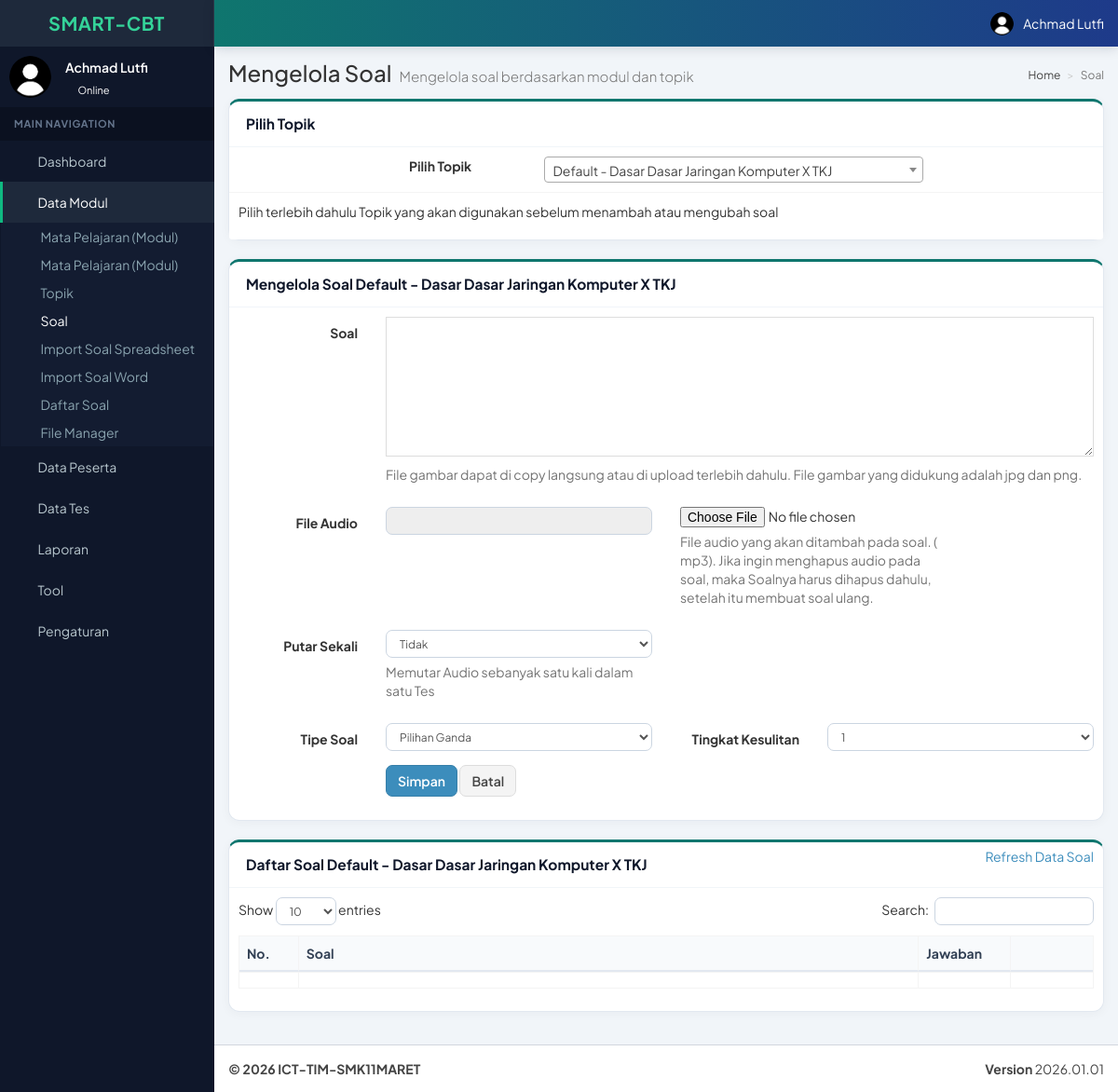
/index.php/manager/modul_soal (signed in), run on an earlier commit of the app's database.
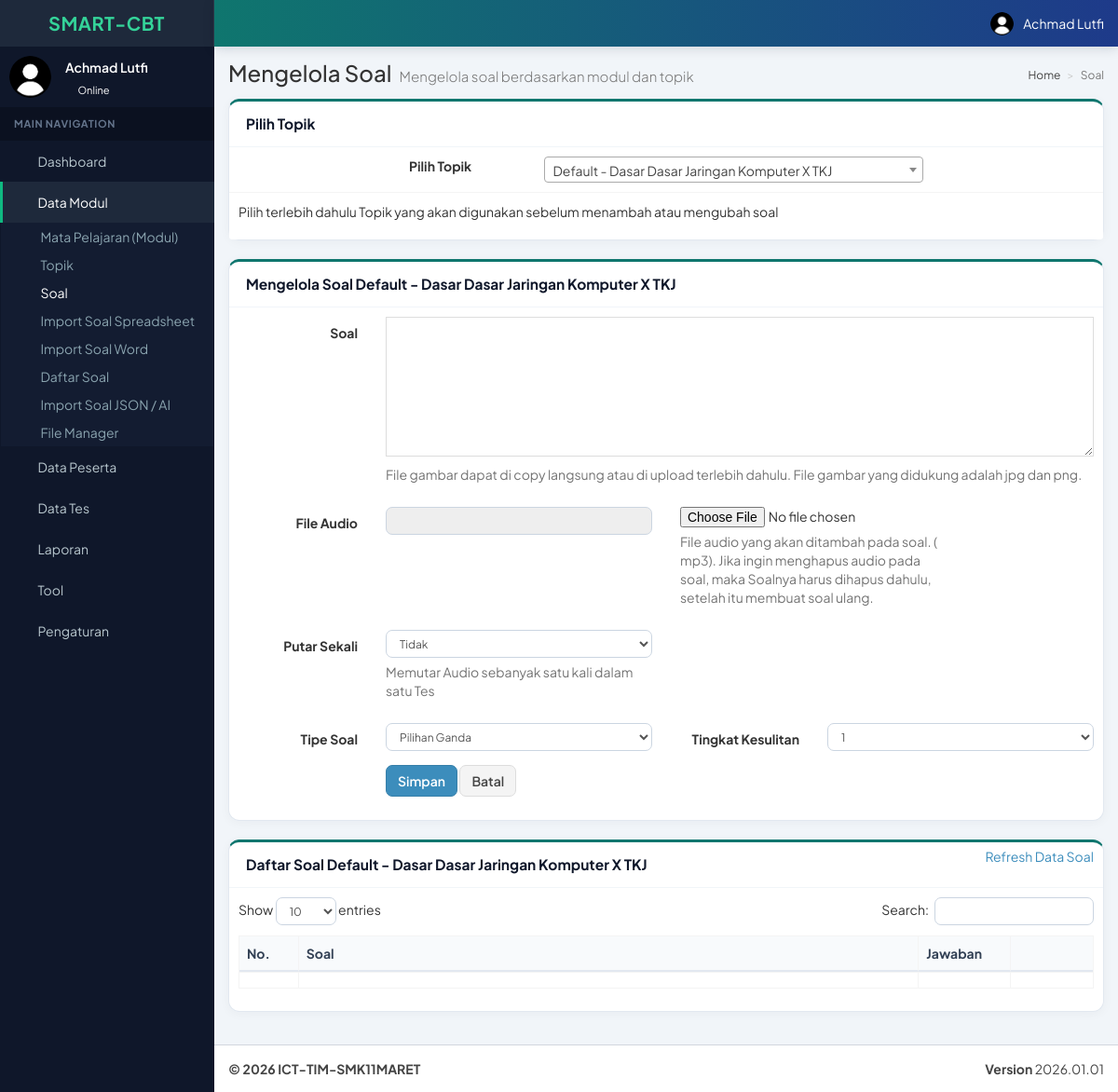
And on a later commit of the database.
### tables this page shows
CREATE TABLE `user_menu` (
  `id` int(11) NOT NULL AUTO_INCREMENT,
  `tipe` int(11) NOT NULL DEFAULT 1 COMMENT '0=parent, 1=child',
  `parent` varchar(50) DEFAULT NULL,
  `kode_menu` varchar(50) NOT NULL,
  `nama_menu` varchar(100) NOT NULL,
  `url` varchar(150) NOT NULL DEFAULT '#',
  `icon` varchar(75) NOT NULL DEFAULT 'fa fa-circle-o',
  `urutan` int(11) NOT NULL,
  PRIMARY KEY (`id`),
  UNIQUE KEY `kode_menu` (`kode_menu`)
);

### application/controllers/manager/Modul_soal.php (the view, shortened to what the changed rows need)
<?php if ( ! defined('BASEPATH')) exit('No direct script access allowed');
class Modul_soal extends Member_Controller {
	private $kode_menu = 'modul-soal';
	private $kelompok = 'modul';
	private $url = 'manager/modul_soal';
    public function index($id_soal=null){
        $data['kode_menu'] = $this->kode_menu;
        $data['url'] = $this->url;
        $query_user = $this->users_model->get_user_by_username($this->access->get_username());
        $select = '';
        $counter = 0;
        if($query_user->num_rows()>0){
        	$query_user = $query_user->row();
            $level = $this->session->userdata('cbt_level');
            if($level == 'guru'){
                if(!empty($query_user->opsi1)){
                    $user_topik = explode(',', $query_user->opsi1);
                    foreach ($user_topik as $topik_id) {
                        $query_topik = $this->cbt_topik_model->get_by_kolom_join_modul('topik_id', $topik_id);
                        if($query_topik->num_rows()>0){
                            $topik = $query_topik->row();
                            $counter++;
                            $sel = (!empty($data['data_topik']) && $data['data_topik']==$topik->topik_id) ? 'selected' : '';
                            $select = $select.'<option value="'.$topik->topik_id.'" '.$sel.'>'.$topik->modul_nama.' - '.$topik->topik_nama.'</option>';
                        }
                    }
                }else{
                    $query_modul = $this->cbt_modul_model->get_modul();
                    if($query_modul->num_rows()>0){
                        $query_modul = $query_modul->result();
                        foreach ($query_modul as $temp) {
                            $query_topik = $this->cbt_topik_model->get_by_kolom_join_modul('topik_modul_id', $temp->modul_id);
                            if($query_topik->num_rows()){
                                $select = $select.'<optgroup label="Modul '.$temp->modul_nama.'">';
                                foreach ($query_topik->result() as $topik) {
                                    $counter++;
                                    $sel = (!empty($data['data_topik']) && $data['data_topik']==$topik->topik_id) ? 'selected' : '';
                                    $select = $select.'<option value="'.$topik->topik_id.'" '.$sel.'>'.$topik->modul_nama.' - '.$topik->topik_nama.'</option>';
                                }
                                $select = $select.'</optgroup>';
                            }
                        }
                    }
                }
            }else{
        	if(!empty($query_user->opsi1)){
        		$user_topik = explode(',', $query_user->opsi1);
	        	foreach ($user_topik as $topik_id) {
	        		$query_topik = $this->cbt_topik_model->get_by_kolom_join_modul('topik_id', $topik_id);
	        		if($query_topik->num_rows()>0){
	        			$topik = $query_topik->row();
	        			$counter++;
	        			if(!empty($data['data_topik'])){
        					if($data['data_topik']==$topik->topik_id){
        						$select = $select.'<option value="'.$topik->topik_id.'" selected>'.$topik->modul_nama.' - '.$topik->topik_nama.'</option>';
        					}else{
        						$select = $select.'<option value="'.$topik->topik_id.'">'.$topik->modul_nama.' - '.$topik->topik_nama.'</option>';
        					}
        				}else{
        					$select = $select.'<option value="'.$topik->topik_id.'">'.$topik->modul_nama.' - '.$topik->topik_nama.'</option>';
        				}
	        		}
	        	}
        	}else{
        		$query_modul = $this->cbt_modul_model->get_modul();
		        if($query_modul->num_rows()>0){
		        	$select = '';
		        	$query_modul = $query_modul->result();
		        	foreach ($query_modul as $temp) {
		        		$query_topik = $this->cbt_topik_model->get_by_kolom_join_modul('topik_modul_id', $temp->modul_id);
		        		if($query_topik->num_rows()){
		        			$select = $select.'<optgroup label="Modul '.$temp->modul_nama.'">';
		        			$query_topik = $query_topik->result();
		        			foreach ($query_topik as $topik) {
		        				if(!empty($data['data_topik'])){
		        					if($data['data_topik']==$topik->topik_id){
		        						$select = $select.'<option value="'.$topik->topik_id.'" selected>'.$topik->modul_nama.' - '.$topik->topik_nama.'</option>';
		        					}else{
		        						$select = $select.'<option value="'.$topik->topik_id.'">'.$topik->modul_nama.' - '.$topik->topik_nama.'</option>';
		        					}
		        				}else{
		        					$select = $select.'<option value="'.$topik->topik_id.'">'.$topik->modul_nama.' - '.$topik->topik_nama.'</option>';
		        				}
		        			}
		        			$select = $select.'</optgroup>';
		        		}
		        	}
		        }
        	}
            }
        }
        $data['select_topik'] = $select;
        $this->template->display_admin($this->kelompok.'/modul_soal_view', 'Mengelola Soal', $data);
    }
}

### application/libraries/Template.php (called while the page is built, shortened)
<?php  if ( ! defined('BASEPATH')) exit('No direct script access allowed');
	class Template{
		protected $_ci;
		function __construct(){
			$this->_ci=&get_instance();
		}
		function display_admin($template, $title, $data=null){
			$data['sidemenu']=$this->_ci->users_model->get_menu($data['kode_menu'], $this->_ci->access->get_level());;
		}
	}
?>

### index.php (called while the page is built, shortened)
<?php
require_once BASEPATH.'core/CodeIgniter.php';

### application/controllers/manager/Modul_soal.php (the view, shortened to what the changed rows need)
<?php if ( ! defined('BASEPATH')) exit('No direct script access allowed');
class Modul_soal extends Member_Controller {
	private $kode_menu = 'modul-soal';
	private $kelompok = 'modul';
	private $url = 'manager/modul_soal';
    public function index($id_soal=null){
        $data['kode_menu'] = $this->kode_menu;
        $data['url'] = $this->url;
        $query_user = $this->users_model->get_user_by_username($this->access->get_username());
        $select = '';
        $counter = 0;
        if($query_user->num_rows()>0){
        	$query_user = $query_user->row();
            $level = $this->session->userdata('cbt_level');
            if($level == 'guru'){
                if(!empty($query_user->opsi1)){
                    $user_topik = explode(',', $query_user->opsi1);
                    foreach ($user_topik as $topik_id) {
                        $query_topik = $this->cbt_topik_model->get_by_kolom_join_modul('topik_id', $topik_id);
                        if($query_topik->num_rows()>0){
                            $topik = $query_topik->row();
                            $counter++;
                            $sel = (!empty($data['data_topik']) && $data['data_topik']==$topik->topik_id) ? 'selected' : '';
                            $select = $select.'<option value="'.$topik->topik_id.'" '.$sel.'>'.$topik->modul_nama.' - '.$topik->topik_nama.'</option>';
                        }
                    }
                }else{
                    $query_modul = $this->cbt_modul_model->get_modul();
                    if($query_modul->num_rows()>0){
                        $query_modul = $query_modul->result();
                        foreach ($query_modul as $temp) {
                            $query_topik = $this->cbt_topik_model->get_by_kolom_join_modul('topik_modul_id', $temp->modul_id);
                            if($query_topik->num_rows()){
                                $select = $select.'<optgroup label="Modul '.$temp->modul_nama.'">';
                                foreach ($query_topik->result() as $topik) {
                                    $counter++;
                                    $sel = (!empty($data['data_topik']) && $data['data_topik']==$topik->topik_id) ? 'selected' : '';
                                    $select = $select.'<option value="'.$topik->topik_id.'" '.$sel.'>'.$topik->modul_nama.' - '.$topik->topik_nama.'</option>';
                                }
                                $select = $select.'</optgroup>';
                            }
                        }
                    }
                }
            }else{
        	if(!empty($query_user->opsi1)){
        		$user_topik = explode(',', $query_user->opsi1);
	        	foreach ($user_topik as $topik_id) {
	        		$query_topik = $this->cbt_topik_model->get_by_kolom_join_modul('topik_id', $topik_id);
	        		if($query_topik->num_rows()>0){
	        			$topik = $query_topik->row();
	        			$counter++;
	        			if(!empty($data['data_topik'])){
        					if($data['data_topik']==$topik->topik_id){
        						$select = $select.'<option value="'.$topik->topik_id.'" selected>'.$topik->modul_nama.' - '.$topik->topik_nama.'</option>';
        					}else{
        						$select = $select.'<option value="'.$topik->topik_id.'">'.$topik->modul_nama.' - '.$topik->topik_nama.'</option>';
        					}
        				}else{
        					$select = $select.'<option value="'.$topik->topik_id.'">'.$topik->modul_nama.' - '.$topik->topik_nama.'</option>';
        				}
	        		}
	        	}
        	}else{
        		$query_modul = $this->cbt_modul_model->get_modul();
		        if($query_modul->num_rows()>0){
		        	$select = '';
		        	$query_modul = $query_modul->result();
		        	foreach ($query_modul as $temp) {
		        		$query_topik = $this->cbt_topik_model->get_by_kolom_join_modul('topik_modul_id', $temp->modul_id);
		        		if($query_topik->num_rows()){
		        			$select = $select.'<optgroup label="Modul '.$temp->modul_nama.'">';
		        			$query_topik = $query_topik->result();
		        			foreach ($query_topik as $topik) {
		        				if(!empty($data['data_topik'])){
		        					if($data['data_topik']==$topik->topik_id){
		        						$select = $select.'<option value="'.$topik->topik_id.'" selected>'.$topik->modul_nama.' - '.$topik->topik_nama.'</option>';
		        					}else{
		        						$select = $select.'<option value="'.$topik->topik_id.'">'.$topik->modul_nama.' - '.$topik->topik_nama.'</option>';
		        					}
		        				}else{
		        					$select = $select.'<option value="'.$topik->topik_id.'">'.$topik->modul_nama.' - '.$topik->topik_nama.'</option>';
		        				}
		        			}
		        			$select = $select.'</optgroup>';
		        		}
		        	}
		        }
        	}
            }
        }
        $data['select_topik'] = $select;
        $this->template->display_admin($this->kelompok.'/modul_soal_view', 'Mengelola Soal', $data);
    }
}

### application/models/Users_model.php (shortened to what the changed rows need)
<?php  if ( ! defined('BASEPATH')) exit('No direct script access allowed');
class Users_model extends CI_Model{
    function get_user_by_username($username){
        $this->db->where('username', $username)
                 ->from('user')
                 ->limit(1);
        return $this->db->get();
    }
    function get_parent_menu($child_menu){
        $sql = 'SELECT `user_menu`.`parent` FROM user_menu WHERE `user_menu`.`kode_menu`="'.$child_menu.'"';
        $query = $this->db->query($sql);
        if($query->num_rows()>0){
            $hasil = $query->row()->parent;
        }else{
            $hasil = 'KOSONG';
        }
        return $hasil;
    }
    function get_menu($kode_menu, $level){
        $this->db->select('user_menu.parent')
                 ->where('(user_akses.level="'.$level.'")')
				 ->join('user_menu', 'user_akses.kode_menu = user_menu.kode_menu')
                 ->from('user_akses')
				 ->group_by('user_menu.parent');
		$result = $this->db->get()->result();
		$data_menu = array();
		foreach($result as $temp){
			$data_menu[] = $temp->parent;
		}
		$this->db->where_in('kode_menu', $data_menu)
                 ->from('user_menu')
				 ->order_by('urutan', 'ASC');
		$result = $this->db->get();
        $parent_kode_menu = $this->get_parent_menu($kode_menu);
        $menu = '';
        if($result->num_rows()>0){
            foreach ($result->result() as $temp){
                $parent_active='';
                if($temp->kode_menu==$parent_kode_menu){
					$parent_active=' active ';
    			}
                $sql_child = 'SELECT user_menu.* FROM `user_akses` INNER JOIN `user_level` ON (`user_akses`.`level` = `user_level`.`level`)
                    INNER JOIN `user_menu` ON (`user_akses`.`kode_menu` = `user_menu`.`kode_menu`) WHERE user_akses.`level`="'.$level.'"
                    AND user_menu.`tipe`=1 AND user_menu.parent="'.$temp->kode_menu.'" ORDER BY user_menu.`urutan` ASC';
                $result_child = $this->db->query($sql_child);
                $menu_child = '';
                $menu_child_count = 0;
                if($result_child->num_rows()>0){
                    $menu_child = $menu_child.'<ul class="treeview-menu">';
                    foreach ($result_child->result() as $child){
                        $child_active='';
                        if($kode_menu==$child->kode_menu){
                            $child_active='active';
                        }
                        $menu_child = $menu_child.'
                            <li class="'.$child_active.'"><a href="'.site_url().'/'.$child->url.'"><i class="fa fa-circle-o"></i> '.$child->nama_menu.'</a></li>
                        ';
                        $menu_child_count++;
                    }
                    $menu_child = $menu_child.'</ul>';
                }
                $menu = $menu.'
                    <li class="treeview '.$parent_active.'">
                        <a href="'.site_url().'/'.$temp->url.'">
        					<i class="'.$temp->icon.'"></i>
        					<span>'.$temp->nama_menu.'</span>';
                if($menu_child_count>0){
                    $menu = $menu.'<i class="fa fa-angle-left pull-right"></i>';
                }
                $menu = $menu.'</a>';
                $menu = $menu.'
                    '.$menu_child;
                $menu = $menu.'</li>';
            }
        }
        return $menu;
    }
}

What changed in the data, as far as the page shows it:
computed for user_menu: nama_menu "Mata Pelajaran (Modul) Mata Pelajaran (Modul)" → "Mata Pelajaran (Modul)"
added user_menu: nama_menu "Import Soal JSON / AI"
